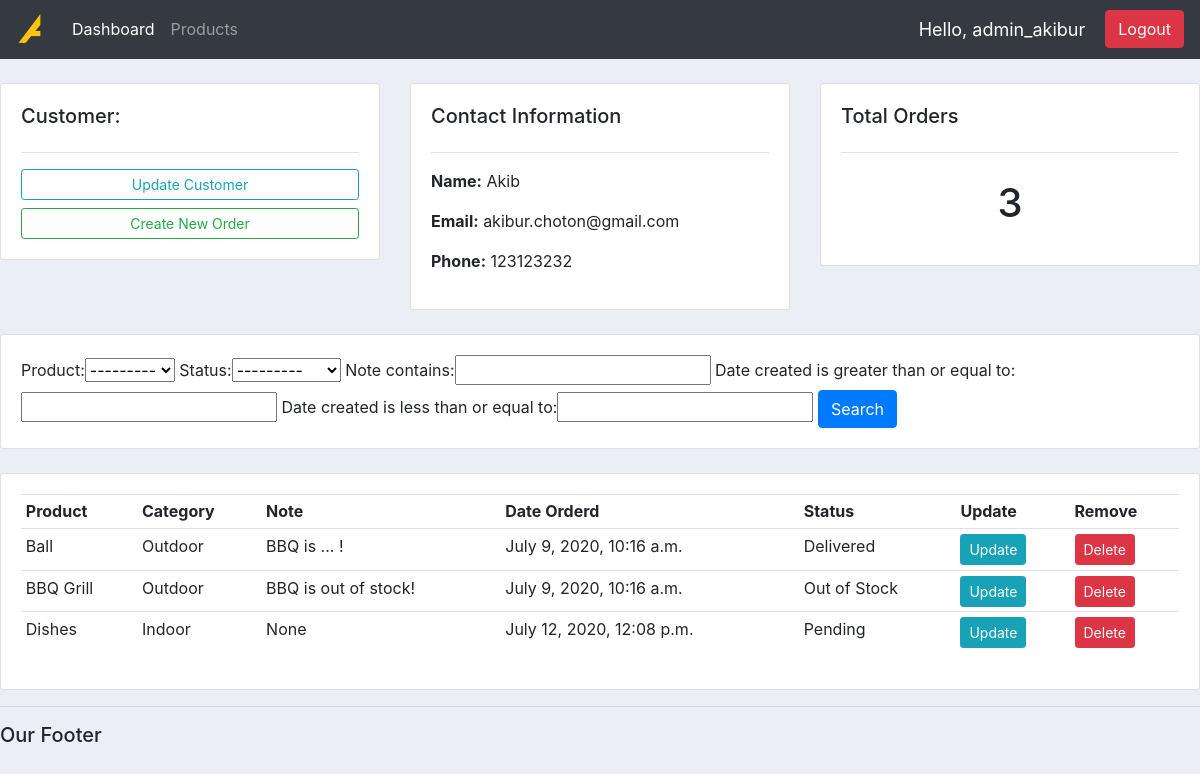
The page /customer/2/ (signed in) on the database its author committed.
### accounts/models.py (models this page shows, shortened)
class Customer(models.Model):
    user            = models.OneToOneField(User, null=True, blank = True, on_delete=models.CASCADE) # One Customer can have only one User | User is django default
    name            = models.CharField(max_length=200, null = True) # null = True -> if empty so that it doesn't show error
    phone           = models.CharField(max_length=200, null = True)
    email           = models.CharField(max_length=200, null = True)
    profile_pic     = models.ImageField(default ="profile_def.jpg", null = True, blank = True)
    date_created    = models.DateTimeField(auto_now_add=True, null = True)

class Order(models.Model):
    STATUS = (
        ('Pending',     'pending'),
        ('Out of Stock','stock finish'),
        ('Delivered',   'delivered'),
    )
    customer    = models.ForeignKey(Customer, null=True, on_delete = models.SET_NULL)
    product     = models.ForeignKey(Product, null = True, on_delete= models.SET_NULL)
    date_created= models.DateTimeField(auto_now_add=True, null=True)
    status      = models.CharField(max_length=200, null = True, choices=STATUS)
    note        = models.CharField(max_length=1000, null = True)

class Product(models.Model):
    CATEGORY = (
        ('Indoor', 'Indoor'),
        ('Outdoor', 'Outdoor'),
    )
    name        = models.CharField(max_length=200, null = True)
    price       = models.FloatField(null=True)
    category    = models.CharField(max_length=200, null= True, choices=CATEGORY)
    description = models.CharField(max_length=200, null=True, blank=True)
    date_created= models.DateTimeField(auto_now_add=True, null=True)
    tags        = models.ManyToManyField(Tag) # Each Product can have many Tags and Each Tag can be added in many Products
    def __str__(self):
        return self.name

### accounts/decorators.py (the view)
        def wrapper_func(request, *args, **kwargs):
            group = None
            if request.user.groups.exists():
                group = request.user.groups.all()[0].name
            if group in allowed_roles:
                return view_func(request, *args, **kwargs)
            else:
                return HttpResponse('Sorry! You are not authorised to visit this page.')

### accounts/views.py (called while the page is built)
@login_required(login_url='showUrlLogin') # Restricting users who are not logged in
@allowed_users(allowed_roles=['admin'])
def customer(request, pk_test):
    customerBasedOnId   = Customer.objects.get(id=pk_test)
    ordersByCustomer    = customerBasedOnId.order_set.all()
    numberOfOrders      = ordersByCustomer.count()
    myFilter            = OrderFilter(request.GET, queryset=ordersByCustomer)
    ordersByCustomer    = myFilter.qs
    context = {
        'customer'      : customerBasedOnId,
        'orders'        : ordersByCustomer,
        'order_count'   : numberOfOrders,
        'showMyFilter'  : myFilter,
    }
    return render(request, 'accounts/customer.html', context)

### accounts/templates/accounts/customer.html
{% extends 'accounts/main.html' %}
{% block content%}
    <br>
    <div class="row">
        <div class="col-md">
            <div class="card card-body">
                <h5>Customer:</h5>
                <hr>
                <a class="btn btn-outline-info  btn-sm btn-block" href="">Update Customer</a>
                <a class="btn btn-outline-success  btn-sm btn-block" href="{% url 'showUrlCreateOrder' customer.id %}">Create New Order</a>
            </div>
        </div>
        <div class="col-md">
            <div class="card card-body">
                <h5>Contact Information</h5>
                <hr>
                <p><strong>Name:</strong> {{customer.name}}</p>
                <p><strong>Email:</strong> {{customer.email}}</p>
                <p><strong>Phone:</strong> {{customer.phone}}</p>
            </div>
        </div>
        <div class="col-md">
            <div class="card card-body">
                <h5>Total Orders</h5>
                <hr>
                <h1 style="text-align: center;padding: 10px">{{order_count}}</h1>
            </div>
        </div>
    </div>
    <br>
    <div class="row">
        <div class="col">
            <div class="card card-body">
                <form method="get">
                    {{showMyFilter.form}}
                <button class="btn btn-primary" type="submit">Search</button>
            </form>
            </div>
        </div>
    </div>
    <br>
    <div class="row">
        <div class="col-md">
            <div class="card card-body">
                <table class="table table-sm">
                    <tr>
                        <th>Product</th>
                        <th>Category</th>
                        <th>Note</th>
                        <th>Date Orderd</th>
                        <th>Status</th>
                        <th>Update</th>
                        <th>Remove</th>
                    </tr>
                    {% for order in orders %}
                        <tr>
                            <td>{{order.product}}</td>
                            <td>{{order.product.category}}</td>
                            <td>{{order.note}}</td>
                            <td>{{order.date_created}}</td>
                            <td>{{order.status}}</td>
                            <td><a class="btn btn-sm btn-info" href="{% url 'showUrlUpdateOrder' order.id %}">Update</a></td>
						    <td><a class="btn btn-sm btn-danger" href="{% url 'showUrlDeleteOrder' order.id %}">Delete</a></td>
                        </tr>
                    {% endfor %}
                </table>
            </div>
        </div>
    </div>
{% endblock %}

### accounts/templates/accounts/navbar.html (shortened to what this page needs)
{% load static %}
<nav class="navbar navbar-expand-lg navbar-dark bg-dark">
    <a class="navbar-brand" href="#"><img src="{% static '/images/logo.png' %}" alt=""></a>
    <div class="collapse navbar-collapse" id="navbarNav">
      <ul class="navbar-nav">
        {% if request.user.is_staff  %}
          <li class="nav-item active">
            <a class="nav-link" href="{% url 'showUrlHome' %}">Dashboard</a>
          </li>
          <li class="nav-item">
            <a class="nav-link" href="{% url 'showUrlProduct' %}">Products</a>
          </li>
        {% else %}
          <li class="nav-item">
            <a class="nav-link" href="{% url 'showUrlAccount' %}">Settings</a>
          </li>
        {% endif %}
      </ul>
    </div>
    <span id="hello-msg" >Hello, {{request.user}}  </span>
    <span><a class="btn btn-danger" href="{% url 'showUrlLogout' %}">Logout</a></span>
</nav>

### static/css/main.css (style rules this page uses)
body { background-color: #ebeff5; }

### accounts/templates/accounts/navbar.html (style rules this page uses)
#hello-msg { font-size: 18px; color: #fff; margin-right: 20px; }

### rows shown on the page
Customer: name "Akib", email "akibur.choton@gmail.com", phone "123123232"
Order: product "Ball", product.category "Outdoor", note "BBQ is ... !", date_created "July 9, 2020, 10:16 a.m.", status "Delivered"
Order: product "BBQ Grill", product.category "Outdoor", note "BBQ is out of stock!", date_created "July 9, 2020, 10:16 a.m.", status "Out of Stock"
Order: product "Dishes", product.category "Indoor", note "None", date_created "July 12, 2020, 12:08 p.m.", status "Pending"

### other values the page prints
{{ request.user }} "admin_akibur"
{{ order_count }} "3"
